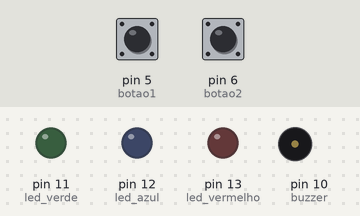
A program run on a simulated MicroPython board. Parts: output pins drawn as LEDs (lit = HIGH), buzzer (waves = sounding). The inputs (shaded band) are chosen by the test bench; at power-on: pin 5 (botao1) HIGH, pin 6 (botao2) HIGH.

Above: at 1.2 s.
1.3 s: pin 5 (botao1) pulled LOW for 0.15 s
At 1.7 s:
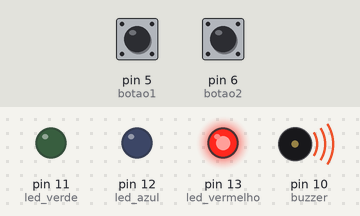
3.4 s: pin 6 (botao2) pulled LOW for 1 s
At 3.8 s:
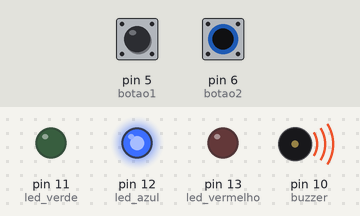
6.1 s: pin 6 (botao2) pulled LOW for 3.2 s
At 10.5 s:
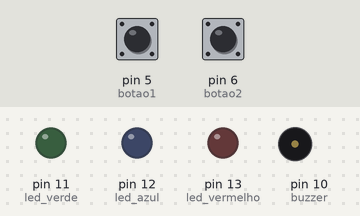
10.8 s: pin 5 (botao1) pulled LOW for 3.2 s
At 11.35 s:
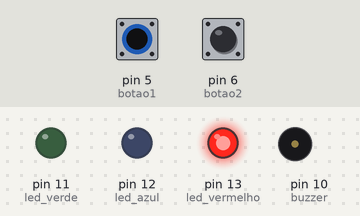
15.5 s: pin 5 (botao1) driven LOW and pin 6 (botao2) driven LOW
At 17.4 s:
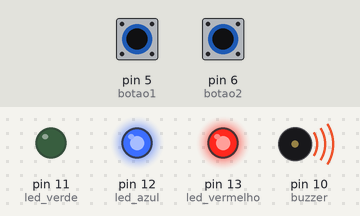
Timing chart, 0 to 19.5 s (numbered marks = the images above; inputs shaded):
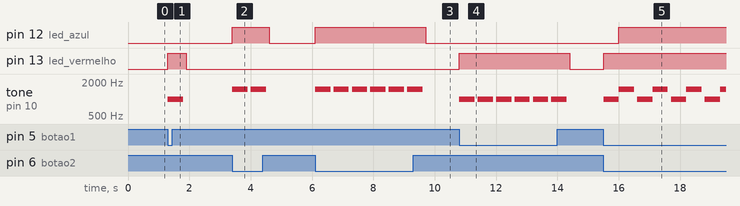

Measured:
- after the input at 1.3 s, pin 13 (led_vermelho): LOW → HIGH at once, → LOW 0.60 s later; tone on pin 10 (buzzer): silent → 1000 Hz at once, → silent 0.50 s later
- after the input at 3.4 s, pin 12 (led_azul): LOW → HIGH at once, → LOW 1.2 s later; tone on pin 10 (buzzer): alternates 1500 Hz for 0.50 s and silent for 0.10 s, 4 changes in all, then stays silent, starting at once
- after the input at 6.1 s, pin 12 (led_azul): LOW → HIGH at once, → LOW 3.6 s later; tone on pin 10 (buzzer): alternates 1500 Hz for 0.50 s and silent for 0.10 s, 12 changes in all, then stays silent, starting at once
- after the input at 10.8 s, pin 13 (led_vermelho): LOW → HIGH at once, → LOW 3.6 s later; tone on pin 10 (buzzer): alternates 1000 Hz for 0.50 s and silent for 0.10 s, 12 changes in all, then stays silent, starting at once
- after the input at 15.5 s, pin 12 (led_azul): LOW → HIGH after 0.51 s; pin 13 (led_vermelho): LOW → HIGH at once; tone on pin 10 (buzzer): silent → 1000 Hz at once, then repeats every 1.1 s: 1500 Hz 0.50 s, silent 0.10 s, 1000 Hz 0.50 s

The program:

Atv_1.py
```python
from machine import Pin, PWM
import time

# Configuração dos pinos
led_vermelho = Pin(13, Pin.OUT)  # Configura o pino 13 como saída para o LED vermelho
led_azul = Pin(12, Pin.OUT)     # Configura o pino 12 como saída para o LED azul
led_verde = Pin(11, Pin.OUT)    # Configura o pino 11 como saída para o LED verde

botao1 = Pin(5, Pin.IN, Pin.PULL_UP)  # Configura o pino 5 como entrada para o botão 1 com resistor pull-up
botao2 = Pin(6, Pin.IN, Pin.PULL_UP)  # Configura o pino 6 como entrada para o botão 2 com resistor pull-up

buzzer = PWM(Pin(10))  # Configura o pino 10 como saída PWM para o buzzer

# Função para tocar som no buzzer
def tocar_buzzer(frequencia, duracao):
    """
    Faz o buzzer emitir um som com a frequência e duração especificadas.

    Args:
        frequencia (int): Frequência do som em Hz.
        duracao (float): Duração do som em segundos.
    """
    buzzer.freq(frequencia)  # Define a frequência do buzzer
    buzzer.duty_u16(1000)    # Define o volume do som (valor ajustável)
    time.sleep(duracao)      # Toca o som por 'duracao' segundos
    buzzer.duty_u16(0)       # Desliga o som do buzzer

# Loop principal
while True:
    # Verifica o estado do botão 1
    if not botao1.value():  # Se o botão 1 for pressionado (valor = 0)
        led_vermelho.on()   # Liga o LED vermelho
        tocar_buzzer(1000, 0.5)  # Emite som no buzzer com frequência de 1000 Hz por 0.5 segundos
    else:
        led_vermelho.off()  # Desliga o LED vermelho se o botão não estiver pressionado

    # Verifica o estado do botão 2
    if not botao2.value():  # Se o botão 2 for pressionado (valor = 0)
        led_azul.on()       # Liga o LED azul
        tocar_buzzer(1500, 0.5)  # Emite som no buzzer com frequência de 1500 Hz por 0.5 segundos
    else:
        led_azul.off()      # Desliga o LED azul se o botão não estiver pressionado

    time.sleep(0.1)  # Pequeno atraso para evitar leituras excessivas dos botões
```
